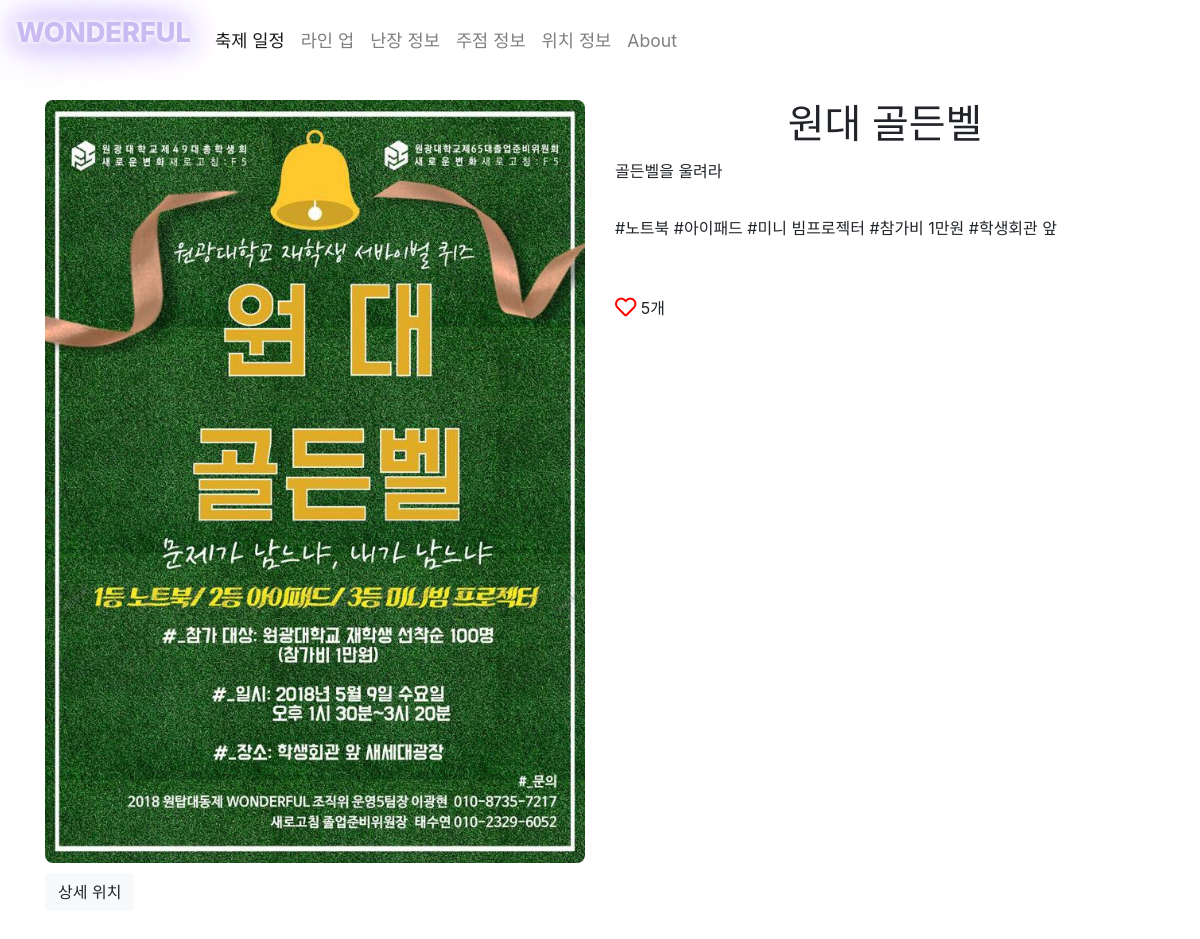
Page /jujum/2/ on the earlier database version.
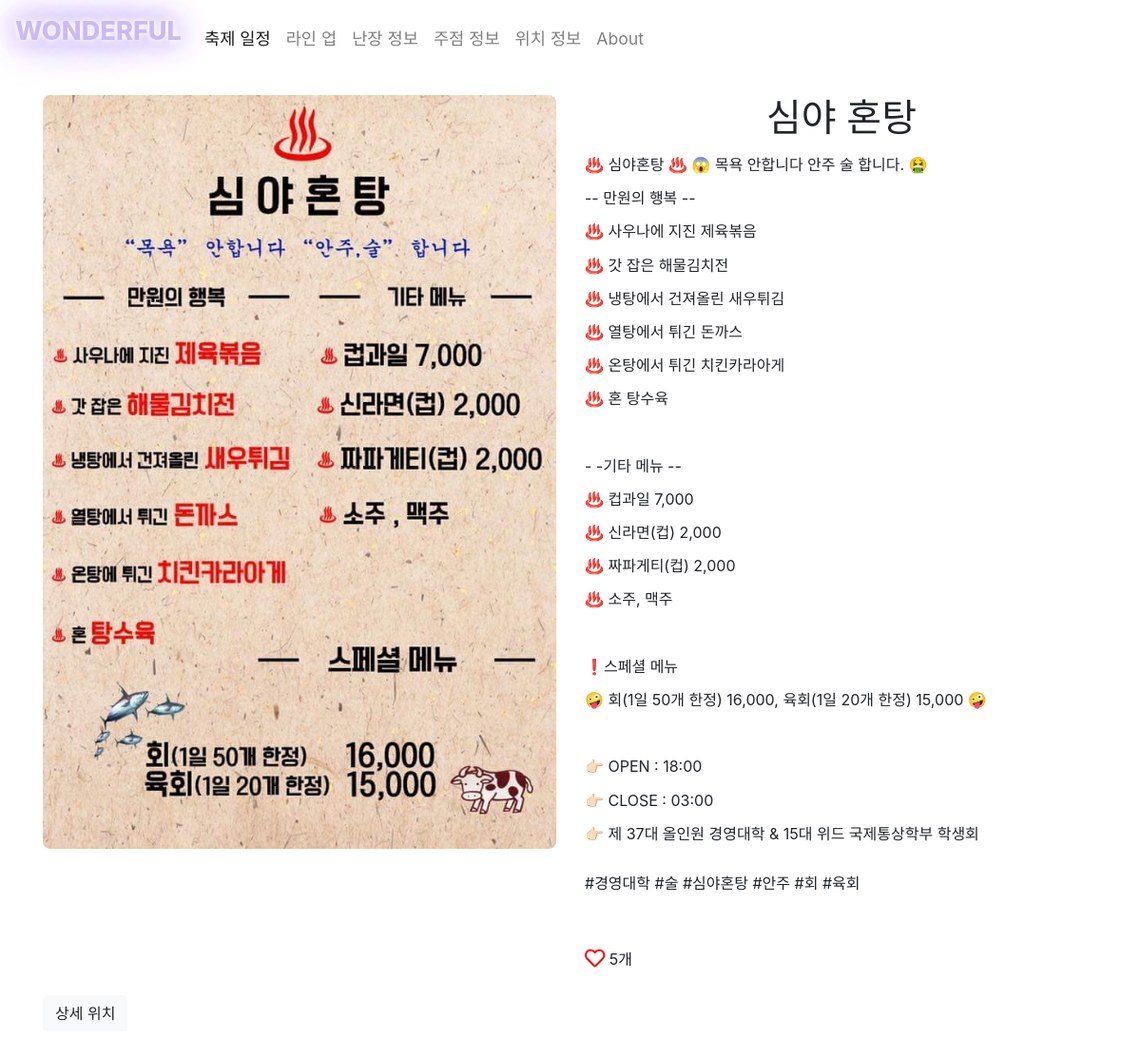
Same page on the later database version.
### jujum/models.py (models this page shows, shortened)
class Jujum(models.Model):
    title = models.CharField(max_length=20)
    content = models.TextField(blank=True, null=True)
    menu = models.ImageField(null=True, blank=True, upload_to='home/%Y/%m/%d')
    tags = TaggableManager()
    like_count = models.IntegerField(default=0)
    lat = models.DecimalField(max_digits=9, decimal_places=6, null=True)
    lng = models.DecimalField(max_digits=9, decimal_places=6, null=True)

### jujum/views.py (the view)
# urls.py: path('<int:pk>/', views.JujumDetailView.as_view(), name='detail'),
class JujumDetailView(generic.DetailView):
    model = Jujum

### jujum/templates/jujum/jujum_detail.html (shortened to what this page needs)
{% extends 'home/detail_base.html' %}
{% block content %}
<div class="container">
    <div class="row">
        <div class="jujum_image col-md-6">
            {% if object.menu %}
                <img src="{{ object.menu.url }}" class="img-fluid" alt="Responsive image">
            {% else %}
                <img src="/static/image/main.jpg" class="img-fluid" alt="Responsive image">
            {% endif %}
        </div>
        <div class="jujum_content col-md-6">
            <h1> {{ object.title }} </h1>
            <p> {{ object.content | safe}} </p>
            <div class="tag_section">
                {% for tag in object.tags.all %}
                    <li class= "tag_display"> #{{ tag }} </li>
                {% endfor %}
            </div>
            <div class="like_section">
                <i class="like far fa-heart fa-lg"></i>
                <p style="display:inline-block;" id="count_like-{{ object.id }}">{{ object.like_count }}개</p>
            </div>
        </div>
    </div>
    <div class="col-md-12 detail_btn">
        <button class="map_detail btn btn-light" data-toggle="collapse" href="#detail_map" role="button" aria-expanded="false"
            aria-controls="detail_map">
            상세 위치
        </button>
    </div>
</div>
{% endblock %}

Differences in the rows shown:
no longer on this page (row unchanged): Tag: name "노트북"
no longer on this page (row unchanged): Tag: name "아이패드"
no longer on this page (row unchanged): Tag: name "미니 빔프로젝터"
no longer on this page (row unchanged): Tag: name "참가비 1만원"
no longer on this page (row unchanged): Tag: name "학생회관 앞"
changed Jujum: menu: a different picture; title "원대 골든벨" → "심야 혼탕"; content "골든벨을 울려라" → "♨️ 심야혼탕 ♨️ 😱 목욕 안합니다 안주 술 합니다. 🤮 -- 만원의 행복 -- ♨️ 사우나에 지진 제육볶음 ♨️ 갓 잡은 해물김치전 ♨️ 냉탕에서 건져올린 새우튀김 ♨️ 열탕에서 튀긴 돈까스 ♨️ 온탕에서 튀긴 치킨카라아게 ♨️ 혼 탕수육 - -기타 메뉴 -- ♨️ 컵과일 7,000 ♨️ 신라면(컵) 2,000 ♨️ 짜파게티(컵) 2,000 ♨️ 소주, 맥주 ❗️스페셜 메뉴 🤪 회(1일 50개 한정) 16,000, 육회(1일 20개 한정) 15,000 🤪 👉🏻 OPEN : 18:00 👉🏻 CLOSE : 03:00 👉🏻 제 37대 올인원 경영대학 & 15대 위드 국제통상학부 학생회"
added Tag: name "경영대학"
added Tag: name "술"
added Tag: name "심야혼탕"
added Tag: name "안주"
added Tag: name "회"
added Tag: name "육회"
